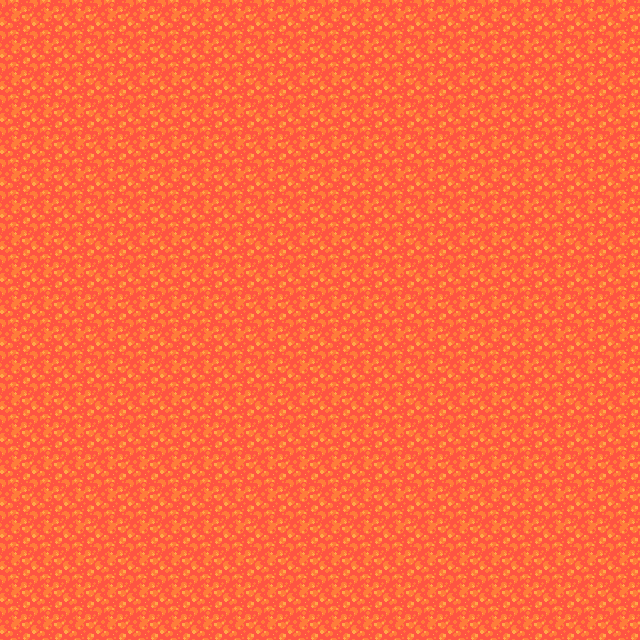

A level layout from a 2D game, rendered from its tile map. Below: a short description, then the map file with tile-grid data replaced by summaries:
An orthogonal 20x20 tile map with 32x32 px tiles, 1 tile layer (Tile Layer 1).

<map version="1.0" orientation="orthogonal" width="20" height="20" tilewidth="32" tileheight="32">
 <tileset firstgid="1" source="base_out_atlas.tsx" />
 <layer name="Tile Layer 1" width="20" height="20">
  <data>[400 cells, 400 non-empty, 1 distinct tile ids]</data>
 </layer>
</map>
